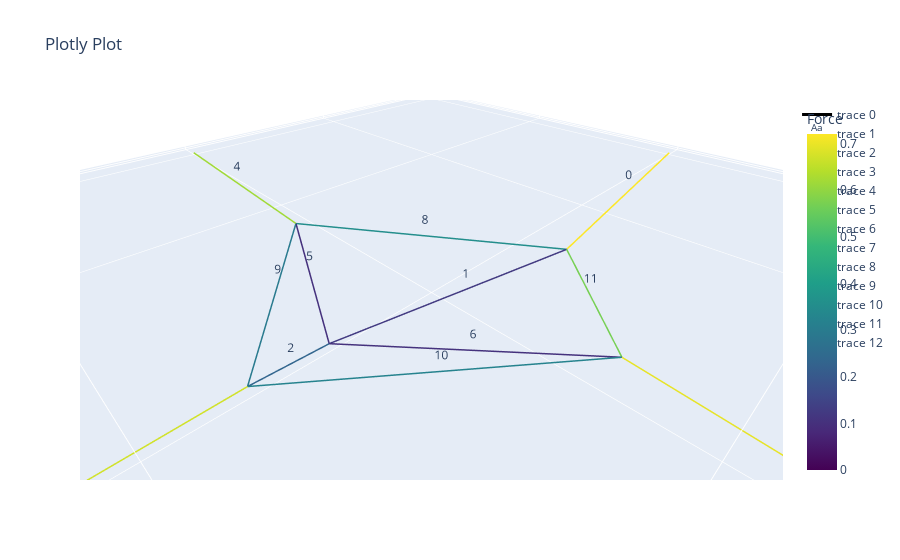

Notebook code for this chart:
### Markdown cell above
### Step 1: Define the network

### Code cell
# Note that the coordinates of the vertices will change after equilibrium is reached.
vertices    = np.array([[-10, 0, 0], [-5, 0,0], [0, 0, 0], [5, 0, 0], [10, 0, 0], [0,-10,0], [0,-5,0], [0,5,0], [0,10,0]])*10  # The coordinates of the vertices in mm
edges       = [[0, 1], [1, 2], [2, 3], [3, 4], [5, 6], [6, 2], [2, 7], [7, 8], [1, 6], [6, 3], [3, 7], [7,1]]                  # The edges of the network.
paths       = [[0, 1, 2, 3], [4, 5, 6, 7], [8, 9, 10, 11]]   # 3D printable paths. Ensure an edge is not flipped.
directions  = [1, 1, 1, 1, 1, 1, 1, 1, 1, 1, 1, 1]          # Flip the curvature of an edge by setting the direction to -1.

scalar = 80
q_ring      = .5
q_connectors = .8
q_center    = .2
q           = np.array([q_connectors, q_center, q_center, q_connectors, q_connectors, q_center, q_center, q_connectors, q_ring, q_ring, q_ring, q_ring])/scalar
q[2]        = 1.5/scalar
q[-1]        = 1.5/scalar
fixed       = [0, 4, 5, 8]
# model_name  = 'VS_ring{}_connectors{}_center{}_as{}'.format(q_ring, q_connectors, q_center, q[2]*scalar)
model_name  = 'VS_ring{}_connectors{}_center{}_as{}_asr{}_s{}'.format(q_ring, q_connectors, q_center, q[2]*scalar, q[-1]*scalar, scalar)

# Create the network
net = Network_custom.from_fd(vertices, edges, q, fixed, paths = paths, dir = directions)

# The topology of structure is fixed after generation, but you can update force densities after making the network
# q[0] = .10
# net.update_shape(q)

# Plot the network like this
net.net_plot(color=True, elables = True, vlabels = False)

(net.vertices == vertices).all() # Please understand that this is False
np.max(net.f)/0.078294515

# import matplotlib.pyplot as plt
# cmap = plt.get_cmap('viridis')

# Convert to TikZ RGB format
# f_plot = (net.f - np.min(net.f)) / (np.max(net.f) - np.min(net.f))
# for val in f_plot:
#     r, g, b, _ = cmap(val)  # Get RGBA (ignore A)color={rgb,1:red,0.282;green,0.141;blue,0.458}
#     print("\draw[thick, color = {" + f"rgb,1:red,{r:.3f}; green,{g:.3f};blue, {b:.3f}"+"}]")

# np.min(net.f), np.max(net.f), q

### Figure 1 — Plotly figure (JSON) as saved in the notebook; plotly's stock layout.template omitted (floating-point values rounded to 4 significant figures)
{"data": [{"line": {"color": [0.7205, 0.7205, 0, 0.1246, 0.1246, 0, 0.2347, 0.2347, 0, 0.6719, 0.6719, 0, 0.6183, 0.6183, 0, 0.1026, 0.1026, 0, 0.1055, 0.1055, 0, 0.6957, 0.6957, 0, 0.3552, 0.3552, 0, 0.295, 0.295, 0, 0.3229, 0.3229, 0, 0.5693, 0.5693, 0], "colorbar": {"title": {"text": "Force"}}, "colorscale": [[0, "#440154"], [0.1111, "#482878"], [0.2222, "#3e4989"], [0.3333, "#31688e"], [0.4444, "#26828e"], [0.5556, "#1f9e89"], [0.6667, "#35b779"], [0.7778, "#6ece58"], [0.8889, "#b5de2b"], [1, "#fde725"]], "showscale": true, "width": 3}, "mode": "lines", "type": "scatter3d", "x": [-100, -28.51, null, -28.51, 20.32, null, 20.32, 32.82, null, 32.82, 100, null, 0, 3.111, null, 3.111, 20.32, null, 20.32, -7.428, null, -7.428, 0, null, -28.51, 3.111, null, 3.111, 32.82, null, 32.82, -7.428, null, -7.428, -28.51, null], "y": [0, 8.977, null, 8.977, -0.9676, null, -0.9676, -1.563, null, -1.563, 0, null, -100, -38.24, null, -38.24, -0.9676, null, -0.9676, 30.83, null, 30.83, 100, null, 8.977, -38.24, null, -38.24, -1.563, null, -1.563, 30.83, null, 30.83, 8.977, null], "z": [0, 0, null, 0, 0, null, 0, 0, null, 0, 0, null, 0, 0, null, 0, 0, null, 0, 0, null, 0, 0, null, 0, 0, null, 0, 0, null, 0, 0, null, 0, 0, null]}, {"mode": "text", "text": ["0"], "type": "scatter3d", "x": [-64.25], "y": [4.488], "z": [0]}, {"mode": "text", "text": ["1"], "type": "scatter3d", "x": [-4.094], "y": [4.004], "z": [0]}, {"mode": "text", "text": ["2"], "type": "scatter3d", "x": [26.57], "y": [-1.265], "z": [0]}, {"mode": "text", "text": ["3"], "type": "scatter3d", "x": [66.41], "y": [-0.7815], "z": [0]}, {"mode": "text", "text": ["4"], "type": "scatter3d", "x": [1.556], "y": [-69.12], "z": [0]}, {"mode": "text", "text": ["5"], "type": "scatter3d", "x": [11.72], "y": [-19.61], "z": [0]}, {"mode": "text", "text": ["6"], "type": "scatter3d", "x": [6.446], "y": [14.93], "z": [0]}, {"mode": "text", "text": ["7"], "type": "scatter3d", "x": [-3.714], "y": [65.41], "z": [0]}, {"mode": "text", "text": ["8"], "type": "scatter3d", "x": [-12.7], "y": [-14.63], "z": [0]}, {"mode": "text", "text": ["9"], "type": "scatter3d", "x": [17.97], "y": [-19.9], "z": [0]}, {"mode": "text", "text": ["10"], "type": "scatter3d", "x": [12.7], "y": [14.63], "z": [0]}, {"mode": "text", "text": ["11"], "type": "scatter3d", "x": [-17.97], "y": [19.9], "z": [0]}], "layout": {"scene": {"aspectmode": "data"}, "title": {"text": "Plotly Plot"}}}
